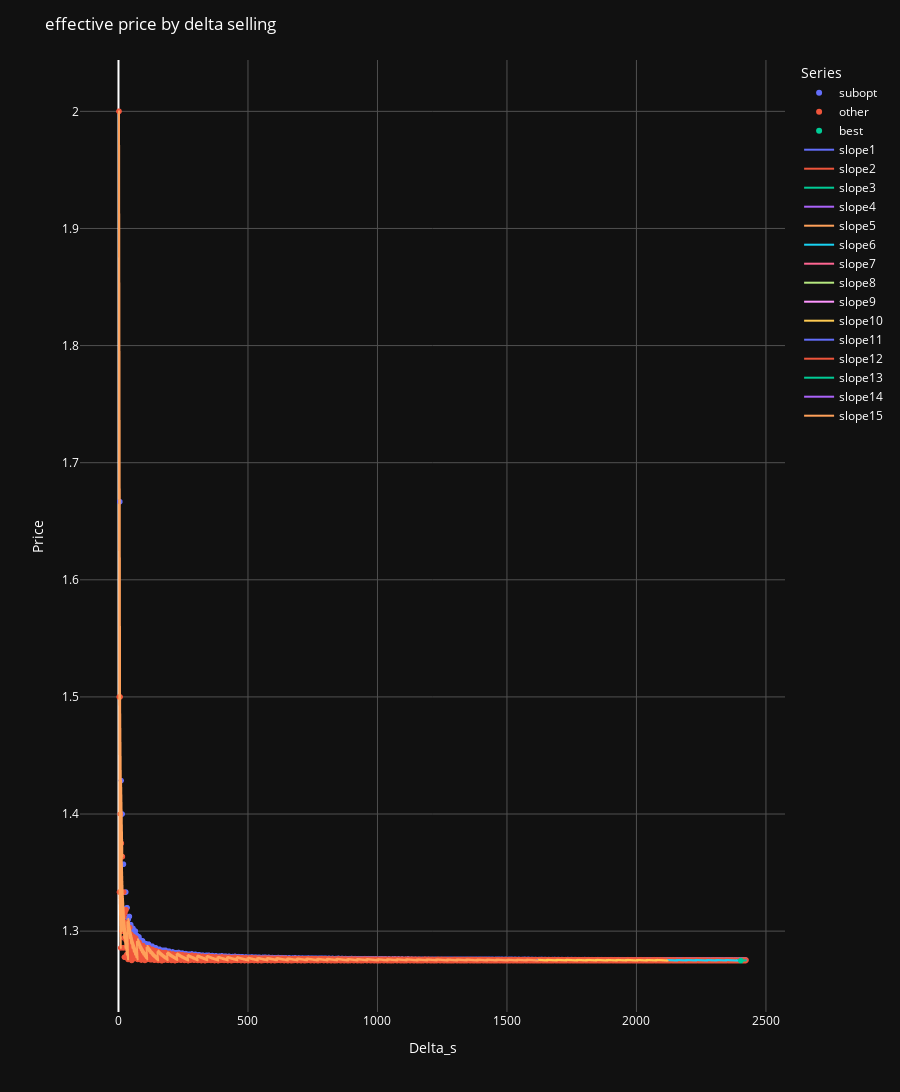

The cell this chart's notebook holds for it:
### Code cell
# Convert your data lists to Pandas DataFrames for easier handling
df1 = pd.DataFrame(perfect, columns=['delta_b', 'delta_s', 'price'])
df2 = pd.DataFrame(best_imperfect, columns=['delta_b', 'delta_s', 'price'])
df3 = pd.DataFrame(other_imperfect, columns=['delta_b', 'delta_s', 'price'])
df4 = pd.DataFrame(delta_b_too_low, columns=['delta_b', 'delta_s', 'price'])
df5 = pd.DataFrame(suboptimal_delta_b, columns=['delta_b', 'delta_s', 'price'])
# df6 = pd.DataFrame(first_slope, columns=['delta_b', 'delta_s', 'price'])
# df7 = pd.DataFrame(second_slope, columns=['delta_b', 'delta_s', 'price'])
slopes_df = [pd.DataFrame(slope, columns=['delta_b', 'delta_s', 'price']) for slope in slopes]
for i in range(len(slopes_df)):
    slopes_df[i]['Series'] = 'slope' + str(i + 1)

# Combine the dataframes with an identifier column
df1['Series'] = 'Without'
df2['Series'] = 'best'
df3['Series'] = 'other'
# df4['Series'] = 'Delta_b too low'
df5['Series'] = 'subopt'
# df6['Series'] = '1st'
# df7['Series'] = '2nd'
# pd.concat([df5, df1, df3] + slopes_df + [df2])
combined_df = pd.concat([df5, df1, df3, df2]) 

# Add a new column for point size based on the series
# Assuming 'Series' is a column that identifies each series
# series_size_mapping = {series: i+1 for i, series in enumerate(combined_df['Series'].unique())}
# combined_df['point_size'] = combined_df['Series'].map(series_size_mapping)

# Sort the DataFrame in reverse order of point size
# combined_df = combined_df.sort_values(by='point_size', ascending=False)

# Create an interactive scatter plot
fig = px.scatter(combined_df, x='delta_s', y='price', color='Series', #size='point_size',
                 hover_data=['delta_b', 'delta_s', 'price'])

# Add lines for specified series
# for series in slopes_df:
#     fig.add_trace(px.line(series, x='delta_s', y='price', color='Series').data[0])

# Concatenate all DataFrames in slopes_df
all_slopes_df = pd.concat(slopes_df)
# Create a line plot for all slopes
line_fig = px.line(all_slopes_df, x='delta_s', y='price', color='Series', hover_data=['delta_b', 'delta_s', 'price'])

# Add each line trace individually
for trace in line_fig.data:
    fig.add_trace(trace)

# Update marker properties to have darker outlines
# fig.update_traces(marker=dict(line=dict(width=1, color='rgba(40,40,40,1)')))  # Adjust the color as needed

# Update marker properties to remove outlines or match the fill color
fig.update_traces(marker=dict(line=dict(width=0)))  # Removes the outline

# Alternatively, to set the outline to the same color as the fill:
# fig.update_traces(marker=dict(line=dict(width=1, color='SAME_COLOR')))


# Update the layout for dark mode
fig.update_layout(
    title='Scatter Plot in Dark Mode',
    plot_bgcolor='rgb(17,17,17)',  # Dark plot background
    paper_bgcolor='rgb(17,17,17)',  # Dark paper background
    font_color='white',  # White text for better contrast
    xaxis=dict(
        gridcolor='rgb(80,80,80)',  # Darker gridlines
    ),
    yaxis=dict(
        gridcolor='rgb(80,80,80)',  # Darker gridlines
    )
)

# Add plot titles and labels
fig.update_layout(title='effective price by delta selling',
                  xaxis_title='Delta_s',
                  yaxis_title='Price',
                  # showlegend=False,
                  height=1600)
                  

# fig.update_yaxes(range=[combined_df['price'].min(), combined_df['price'].max()])  # Adjust the range as needed

# # Sort the DataFrame by 'ratio' in descending order
# sorted_df = combined_df.sort_values(by='price', ascending=False)

# # Adding a line that connects the dots in decreasing order of their y-value
# fig.add_trace(px.line(sorted_df, x='delta_b', y='price').data[0])

# # Find the five lowest unique y-values (ratios)
# lowest_ratios = combined_df['price'].unique()
# lowest_ratios.sort()

# # Group by 'ratio' and draw lines for each of the five lowest ratios
# for price in lowest_ratios[:20]:
#     group = combined_df[combined_df['price'] == price]
#     # Sort each group by 'delta_b' to make line connections logical
#     sorted_group = group.sort_values(by='delta_b')
#     fig.add_trace(px.line(sorted_group, x='delta_b', y='price').data[0])

# # Adjusting the plot size and layout
# fig.update_layout(title='Scatter Plot with Lines for Lowest Y-values',
#                   xaxis_title='Delta_b',
#                   yaxis_title='Price',
#                   height=800)

# Show the plot
fig.show()

### Figure 1 — Plotly figure (JSON) as saved in the notebook; plotly's stock layout.template omitted (floating-point values rounded to 4 significant figures; data arrays with more than 128 entries replaced by an {"elided": "..."} marker saying what was removed)
{"data": [{"customdata": {"elided": "522x1 int values"}, "hovertemplate": "Series=subopt<br>delta_s=%{x}<br>price=%{y}<br>delta_b=%{customdata[0]}<extra></extra>", "legendgroup": "subopt", "marker": {"color": "#636efa", "line": {"width": 0}, "symbol": "circle"}, "mode": "markers", "name": "subopt", "showlegend": true, "type": "scattergl", "x": {"elided": "522 int values"}, "xaxis": "x", "y": {"elided": "522 float values"}, "yaxis": "y"}, {"customdata": {"elided": "1899x1 int values"}, "hovertemplate": "Series=other<br>delta_s=%{x}<br>price=%{y}<br>delta_b=%{customdata[0]}<extra></extra>", "legendgroup": "other", "marker": {"color": "#EF553B", "line": {"width": 0}, "symbol": "circle"}, "mode": "markers", "name": "other", "showlegend": true, "type": "scattergl", "x": {"elided": "1899 int values"}, "xaxis": "x", "y": {"elided": "1899 float values"}, "yaxis": "y"}, {"customdata": [[1885]], "hovertemplate": "Series=best<br>delta_s=%{x}<br>price=%{y}<br>delta_b=%{customdata[0]}<extra></extra>", "legendgroup": "best", "marker": {"color": "#00cc96", "line": {"width": 0}, "symbol": "circle"}, "mode": "markers", "name": "best", "showlegend": true, "type": "scattergl", "x": [2403], "xaxis": "x", "y": [1.275], "yaxis": "y"}, {"customdata": [[1900], [1899], [1898]], "hovertemplate": "Series=slope1<br>delta_s=%{x}<br>price=%{y}<br>delta_b=%{customdata[0]}<extra></extra>", "legendgroup": "slope1", "line": {"color": "#636efa", "dash": "solid"}, "marker": {"line": {"width": 0}, "symbol": "circle"}, "mode": "lines", "name": "slope1", "showlegend": true, "type": "scattergl", "x": [2423, 2421, 2420], "xaxis": "x", "y": [1.275, 1.275, 1.275], "yaxis": "y"}, {"customdata": [[1898], [1897], [1896], [1895], [1894]], "hovertemplate": "Series=slope2<br>delta_s=%{x}<br>price=%{y}<br>delta_b=%{customdata[0]}<extra></extra>", "legendgroup": "slope2", "line": {"color": "#EF553B", "dash": "solid"}, "marker": {"line": {"width": 0}, "symbol": "circle"}, "mode": "lines", "name": "slope2", "showlegend": true, "type": "scattergl", "x": [2420, 2419, 2418, 2416, 2415], "xaxis": "x", "y": [1.275, 1.275, 1.275, 1.275, 1.275], "yaxis": "y"}, {"customdata": [[1899], [1895], [1890], [1894], [1891], [1886], [1890], [1887], [1882], [1886], [1883], [1878], [1882], [1879], [1874], [1878], [1875], [1871], [1874], [1870]], "hovertemplate": "Series=slope3<br>delta_s=%{x}<br>price=%{y}<br>delta_b=%{customdata[0]}<extra></extra>", "legendgroup": "slope3", "line": {"color": "#00cc96", "dash": "solid"}, "marker": {"line": {"width": 0}, "symbol": "circle"}, "mode": "lines", "name": "slope3", "showlegend": true, "type": "scattergl", "x": [2421, 2416, 2410, 2415, 2411, 2405, 2410, 2406, 2400, 2405, 2401, 2395, 2400, 2396, 2390, 2395, 2391, 2386, 2389, 2384], "xaxis": "x", "y": [1.275, 1.275, 1.275, 1.275, 1.275, 1.275, 1.275, 1.275, 1.275, 1.275, 1.275, 1.275, 1.275, 1.275, 1.275, 1.275, 1.275, 1.275, 1.275, 1.275], "yaxis": "y"}, {"customdata": [[1873], [1872], [1871], [1870], [1869]], "hovertemplate": "Series=slope4<br>delta_s=%{x}<br>price=%{y}<br>delta_b=%{customdata[0]}<extra></extra>", "legendgroup": "slope4", "line": {"color": "#ab63fa", "dash": "solid"}, "marker": {"line": {"width": 0}, "symbol": "circle"}, "mode": "lines", "name": "slope4", "showlegend": true, "type": "scattergl", "x": [2388, 2387, 2386, 2384, 2383], "xaxis": "x", "y": [1.275, 1.275, 1.275, 1.275, 1.275], "yaxis": "y"}, {"customdata": [[1870], [1866]], "hovertemplate": "Series=slope5<br>delta_s=%{x}<br>price=%{y}<br>delta_b=%{customdata[0]}<extra></extra>", "legendgroup": "slope5", "line": {"color": "#FFA15A", "dash": "solid"}, "marker": {"line": {"width": 0}, "symbol": "circle"}, "mode": "lines", "name": "slope5", "showlegend": true, "type": "scattergl", "x": [2384, 2379], "xaxis": "x", "y": [1.275, 1.275], "yaxis": "y"}, {"customdata": {"elided": "167x1 int values"}, "hovertemplate": "Series=slope6<br>delta_s=%{x}<br>price=%{y}<br>delta_b=%{customdata[0]}<extra></extra>", "legendgroup": "slope6", "line": {"color": "#19d3f3", "dash": "solid"}, "marker": {"line": {"width": 0}, "symbol": "circle"}, "mode": "lines", "name": "slope6", "showlegend": true, "type": "scattergl", "x": {"elided": "167 int values"}, "xaxis": "x", "y": {"elided": "167 float values"}, "yaxis": "y"}, {"customdata": [[1662], [1661], [1660], [1659], [1658]], "hovertemplate": "Series=slope7<br>delta_s=%{x}<br>price=%{y}<br>delta_b=%{customdata[0]}<extra></extra>", "legendgroup": "slope7", "line": {"color": "#FF6692", "dash": "solid"}, "marker": {"line": {"width": 0}, "symbol": "circle"}, "mode": "lines", "name": "slope7", "showlegend": true, "type": "scattergl", "x": [2119, 2118, 2117, 2115, 2114], "xaxis": "x", "y": [1.275, 1.275, 1.275, 1.275, 1.275], "yaxis": "y"}, {"customdata": [[1659], [1655]], "hovertemplate": "Series=slope8<br>delta_s=%{x}<br>price=%{y}<br>delta_b=%{customdata[0]}<extra></extra>", "legendgroup": "slope8", "line": {"color": "#B6E880", "dash": "solid"}, "marker": {"line": {"width": 0}, "symbol": "circle"}, "mode": "lines", "name": "slope8", "showlegend": true, "type": "scattergl", "x": [2115, 2110], "xaxis": "x", "y": [1.275, 1.275], "yaxis": "y"}, {"customdata": [[1659], [1655]], "hovertemplate": "Series=slope9<br>delta_s=%{x}<br>price=%{y}<br>delta_b=%{customdata[0]}<extra></extra>", "legendgroup": "slope9", "line": {"color": "#FF97FF", "dash": "solid"}, "marker": {"line": {"width": 0}, "symbol": "circle"}, "mode": "lines", "name": "slope9", "showlegend": true, "type": "scattergl", "x": [2115, 2110], "xaxis": "x", "y": [1.275, 1.275], "yaxis": "y"}, {"customdata": {"elided": "311x1 int values"}, "hovertemplate": "Series=slope10<br>delta_s=%{x}<br>price=%{y}<br>delta_b=%{customdata[0]}<extra></extra>", "legendgroup": "slope10", "line": {"color": "#FECB52", "dash": "solid"}, "marker": {"line": {"width": 0}, "symbol": "circle"}, "mode": "lines", "name": "slope10", "showlegend": true, "type": "scattergl", "x": {"elided": "311 int values"}, "xaxis": "x", "y": {"elided": "311 float values"}, "yaxis": "y"}, {"customdata": [[1269], [1268], [1267], [1266], [1265]], "hovertemplate": "Series=slope11<br>delta_s=%{x}<br>price=%{y}<br>delta_b=%{customdata[0]}<extra></extra>", "legendgroup": "slope11", "line": {"color": "#636efa", "dash": "solid"}, "marker": {"line": {"width": 0}, "symbol": "circle"}, "mode": "lines", "name": "slope11", "showlegend": true, "type": "scattergl", "x": [1618, 1617, 1616, 1614, 1613], "xaxis": "x", "y": [1.275, 1.275, 1.275, 1.275, 1.275], "yaxis": "y"}, {"customdata": [[1266], [1262]], "hovertemplate": "Series=slope12<br>delta_s=%{x}<br>price=%{y}<br>delta_b=%{customdata[0]}<extra></extra>", "legendgroup": "slope12", "line": {"color": "#EF553B", "dash": "solid"}, "marker": {"line": {"width": 0}, "symbol": "circle"}, "mode": "lines", "name": "slope12", "showlegend": true, "type": "scattergl", "x": [1614, 1609], "xaxis": "x", "y": [1.275, 1.275], "yaxis": "y"}, {"customdata": [[1266], [1262]], "hovertemplate": "Series=slope13<br>delta_s=%{x}<br>price=%{y}<br>delta_b=%{customdata[0]}<extra></extra>", "legendgroup": "slope13", "line": {"color": "#00cc96", "dash": "solid"}, "marker": {"line": {"width": 0}, "symbol": "circle"}, "mode": "lines", "name": "slope13", "showlegend": true, "type": "scattergl", "x": [1614, 1609], "xaxis": "x", "y": [1.275, 1.275], "yaxis": "y"}, {"customdata": [[1266], [1262]], "hovertemplate": "Series=slope14<br>delta_s=%{x}<br>price=%{y}<br>delta_b=%{customdata[0]}<extra></extra>", "legendgroup": "slope14", "line": {"color": "#ab63fa", "dash": "solid"}, "marker": {"line": {"width": 0}, "symbol": "circle"}, "mode": "lines", "name": "slope14", "showlegend": true, "type": "scattergl", "x": [1614, 1609], "xaxis": "x", "y": [1.275, 1.275], "yaxis": "y"}, {"customdata": {"elided": "1017x1 int values"}, "hovertemplate": "Series=slope15<br>delta_s=%{x}<br>price=%{y}<br>delta_b=%{customdata[0]}<extra></extra>", "legendgroup": "slope15", "line": {"color": "#FFA15A", "dash": "solid"}, "marker": {"line": {"width": 0}, "symbol": "circle"}, "mode": "lines", "name": "slope15", "showlegend": true, "type": "scattergl", "x": {"elided": "1017 int values"}, "xaxis": "x", "y": {"elided": "1017 float values"}, "yaxis": "y"}], "layout": {"font": {"color": "white"}, "height": 1600, "legend": {"title": {"text": "Series"}, "tracegroupgap": 0}, "margin": {"t": 60}, "paper_bgcolor": "rgb(17,17,17)", "plot_bgcolor": "rgb(17,17,17)", "title": {"text": "effective price by delta selling"}, "xaxis": {"anchor": "y", "domain": [0, 1], "gridcolor": "rgb(80,80,80)", "title": {"text": "Delta_s"}}, "yaxis": {"anchor": "x", "domain": [0, 1], "gridcolor": "rgb(80,80,80)", "title": {"text": "Price"}}}}
